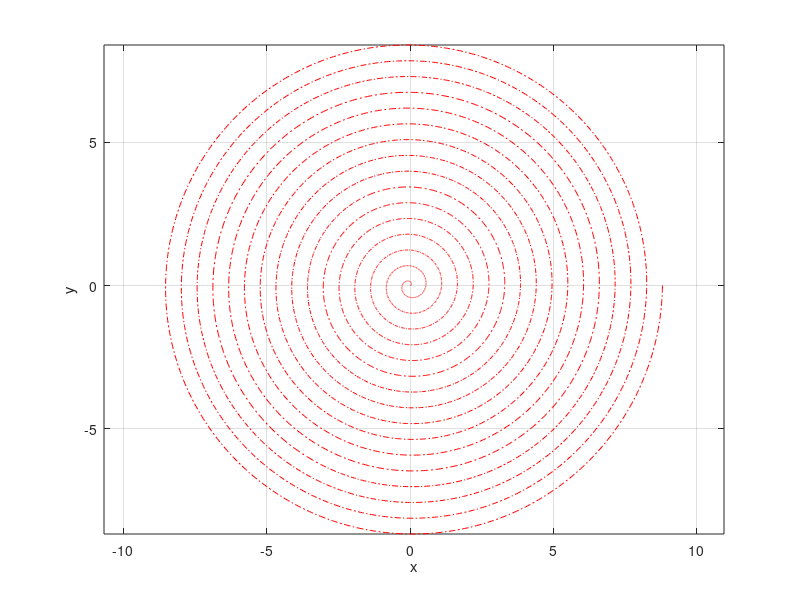

This chart was generated by the following MATLAB code: (Note: this script raises an error after producing the figure.)
clc;close all;clear
warning off

%% 参数设置
ScrewPitch=55e-2; % 螺距
k=ScrewPitch/2/pi; % 螺线方程的系数 r=k theta
L1=341e-2;
D1=L1-27.5e-2*2; % 龙头把手两个孔之间的距离
L2=220e-2;
D2=L2-27.5e-2*2; % 其他凳子把手两个孔之间的距离


deg=16*2*pi:-0.01:0*pi;
r=k*deg;
x=r.*cos(deg);
y=r.*sin(deg);

%% 先画出部分螺线
figure
plot(x,y,'r-.')
axis equal
grid on
xlabel('x')
ylabel('y')
hold on
% 第一步，先确定300s内，龙头第一个把手的位置演化
thetaFun=@(t,theta)-1./(k*sqrt(1+theta.^2));
theta0=57.032076651015522; % 初始位置时候的角度,我们假设从300秒开始出发，这个角度是一问里面第300秒处的头把手的角度数据！
dt=0.25; % 时间步长
flag=0;
step=0;

N=223; % 龙头+龙身+龙尾总的个数
X=nan*zeros(N+1,3); % 记录每个把手点在一个时间区间内的值
Y=nan*zeros(N+1,3); % 每一行代表每个凳子的前把手孔的位置在各个时间点处的值,因为尾部还有一个孔，所以一共223+1个，所以X和Y对应223+1行
Theta=nan*zeros(N+1,3); % 记录每个孔在时间区间的位置对应的角度theta（这为了求速度的）
Theta(1,3)=theta0; % 这是头把手初始时刻(t=300)已知的角度值

while flag==0 % 如果flag=0，说明一直没有接触，可以继续往前进
    step=step+1;
    X(:,1)=X(:,3);
    Y(:,1)=Y(:,3);
    Theta(:,1)=Theta(:,3); % 开始下一时间步之前，把当前时间区间末尾处的各个把手位移值当作下一个区间开始的数据，所以进行这样的赋值
    tspan=[0,dt/2,dt]; % 求解下一个步长下的位置点
    [tt,deg]=ode45(thetaFun,tspan,Theta(1,1)); % 龙格库塔法求解
    X1=k*deg.*cos(deg);
    Y1=k*deg.*sin(deg); % 下一个时刻，头部把手所在位置坐标
%     for i=1:10:length(theta)
%         title({['t=',num2str(tt(i))],'','头部第一个把手中心的轨迹'})
%         plot(X1(i),Y1(i),'r.','MarkerSize',10)
%         drawnow
%     end
%     hwait=waitbar(0,'计算开始...')
    %% 第二步,确定每个时间点下，头部凳子的后面一个孔（也要在螺线上）,以及龙身和龙尾凳子各个孔所在位置(都要在螺线上）
    X(1,:)=X1;
    Y(1,:)=Y1;% 第一行已知了，上面ode45求得的头部第一个把手位置数据
    Theta(1,:)=deg; % 第一行已知了，第一个把手的角度数据，上面求了
       
    while j<length(tt)
        j = j+1;
        i = 2;
        while i <N+1% 在下一个时间点下,求出此时各个把手孔的位置信息
            i = i+1;
   
            d=D1*(i<=2)+D2*(i>2); % 分辨下是第一个凳子还是其他凳子，孔之间的距离不一样！
            thetaij=solve_theta(ScrewPitch,X(i-1,j),Y(i-1,j),Theta(i-1,j),d); % 子函数求解下一个孔的角度值
            if thetaij>16*2*pi % 如果下一个孔的角度超出了初始位置咋办？不记录！
                Theta(i,j)=nan;
                X(i,j)=nan;
                Y(i,j)=nan;
                break;
            else
                Theta(i,j)=thetaij;
                X(i,j)=k*thetaij*cos(thetaij);
                Y(i,j)=k*thetaij*sin(thetaij);
            end
%             waitbar(((j-1)*N+i)/(length(tt)*N),hwait,'已经完成...')
        end
    end
    hp=plot(X(:,end),Y(:,end),'k-','LineWidth',1.2,'Marker','*','MarkerSize',8,'MarkerFaceColor','b'); % 更新下此时的龙
    str = ['t=',num2str(300+step*dt),'继续盘入，轨迹'];
    title(str)
    drawnow
    pause(0.1)
    % 以上，计算完成了下一个时间点下，各个位置点 下面要判断是否接触
    for i=1:N
        x_1=X(i,2);x_2=X(i+1,2);
        y_1=Y(i,2);y_2=Y(i+1,2); % 意思是，对于第一块板，先确定此时两个孔的坐标
        theta_1=Theta(i,2);
        theta_2=Theta(i+1,2);  % 分别是这两个孔的角度
        if isnan(theta_2) % 如果判断到了初始盘入点，剩余的点就不用判断了
            return
        end
        index_s=find((theta_1+2*pi-Theta(:,2))>0); % 从外面一层里面找
        index_s=index_s(end-2:end); % 找到距离前把手最近的外面一层的三个点的指标
        index_e=find(Theta(:,2)-(theta_2+2*pi)>0); 
        if isempty(index_e)
            break; % 如果到达了盘入口附近，直接不用判断了，开始下一个时刻位置更新
        else
            index_e=index_e(1:min(3,length(index_e)));     % 找到距离后把手最近的外面一层的三个点的指标 (可能找不到三个点，因为快到初始盘入点时，上面找不到三个最近点了）
        end
        index_i=index_s(1):index_e(end); % 这是当前全部要考虑的外面一层的把手点的位置指标,从小往大（逆时针排布)
        n=10;m=20; % 板的均匀离散点数量,太密精度高但是运算慢
        for kk=1:length(index_i)-1 % 开始判断第i块板是否与临近的几块板接触
            X2_1=[X(index_i(kk),2);Y(index_i(kk),2)]; % 这是第index_i(kk)把手点所在坐标
            X2_2=[X(index_i(kk+1),2);Y(index_i(kk+1),2)]; % 这是第index_i(kk+1)把手点所在坐标，它两形成第二个长方形，下面就是要判断第i块板是否与这个玩意相交
            panduan=find_if_intersect(L1*(i<=1)+L2*(i>1),[x_1;y_1],[x_2;y_2],L2,X2_1,X2_2,n,m); % 调用子函数，判断是否相交，如果是，返回非空集合panduan，若没有相交，panduan为空集
            if ~isempty(panduan)
                flag=1; % 如果任何一个有相交，设置flag为1,不用再判断了
                break;
            end
        end
        if flag==1  % 如果判断哪一块有接触，直接不用继续下一个时刻了，这个时刻就是最大盘入时刻
            break;
        end
    end
    
    step
    delete(hp)
%     close(hwait)
end
%% 这是把最后一个时间步下的龙的位置更新
hp=plot(X(:,end),Y(:,end),'k-','LineWidth',1.2,'Marker','o','MarkerSize',6,'MarkerFaceColor','b'); % 更新下此时的龙
str = ['t=',num2str(300+step*dt),'继续盘入，轨迹'];
title(str)
drawnow
% 显然，此时的位置坐标就在X(:,end) Y(:end))
%% 下面来求解速度数据(有各个孔的角度数据Theta，速度数据可以用数值差分方法
% V=zeros(N+1,1); % 每一行对应一个孔的速度在最后停下来时刻上的值
V=-k*sqrt(1+Theta(:,end).^2).*(Theta(:,end)-Theta(:,end-1))/(dt/2); % 用后向差分求导数,获取最后一个时间步停止时的速度数据
% 不明白为什么这样求导的，去看我的推文：https://mp.weixin.qq.com/s/rI9B-VHT9i2jA28CN7oFMQ 
% 下面验证一下第一个孔位置的速度是不是1，也就是V矩阵的第一行的值
figure
plot(V,'g-','LineWidth',1.5)
ylim([0 1.1])
xlabel('时间')
ylabel('头把手的速度')
title('验证数值计算得到的速度')
text(100,0.6,'')

%% 到此，我们得到了不能再盘入时刻，各个把手的坐标，存储在X(:,end)和Y(:,end)里面，速度数据在V里面，可以自己填表(参考code1那里）
%% 输出到 Excel 文件
filename = 'result2_test.xlsx';

% 创建表头
headers = {'横坐标x (m)', '纵坐标y (m)', '速度 (m/s)'};
writecell(headers, filename, 'Sheet', 1, 'Range', 'B1:D1');

% 创建行名
row_names = {'龙头';};
for i = 1:221
    row_names{end+1} = ['第', num2str(i), '节龙身'];
end

row_names{end+1} = ['龙尾'];
row_names{end+1} = ['龙尾（后）'];


% 写入行名
writecell(row_names', filename, 'Sheet', 1, 'Range', 'A2:A225');

% 写入数据
writematrix(X(:,end), filename, 'Sheet', 1, 'Range', 'B2');
writematrix(Y(:,end), filename, 'Sheet', 1, 'Range', 'C2');
writematrix(V, filename, 'Sheet', 1, 'Range', 'D2');

%% 定义子函数：用来求解螺线上任意一个孔所在点坐标知道的情况下，如何求下一个孔所在位置
function theta=solve_theta(luoju,x1,y1,theta1,d) % 知道等距螺线上任意一点x1,y1,求在这同一条螺线上且与(x1,y1)这点相距为d的点的角度,要求这个角度一定要大于(x1,y1)这点的角度theta1
    k=luoju/2/pi;
    fun=@(theta)(k*theta.*cos(theta)-x1).^2+(k*theta.*sin(theta)-y1).^2-d^2;% 利用距离
    q=0.01;
    options = optimoptions('fsolve','Display','off'); % 不提示结果
    theta=fsolve(fun,theta1+q,options); % 以前一个孔对应的角度值为基准进行非线性方程求零点，为什么加0.1？很简单，不想找比它还小的角度
    while theta<=theta1 || abs(k*theta-k*theta1)>luoju/2 % 如果求解得到的角度比前面的孔对应的角度还小，或者新求出的孔与前一个孔不在一条螺线（在其他螺线）
        q=q+0.1;
        theta=fsolve(fun,theta+q,options); % 重新求一个角度
    end % 直到满足：这个点与前面孔在一条螺线，且这个点角度比前面孔的角度大!
end